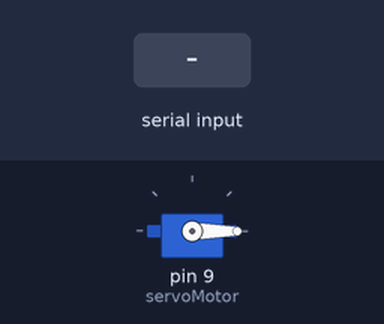
Recording of a sketch running on a simulated Arduino Uno, built with avr-gcc and run on an emulated ATmega328P. Parts: servo. The inputs (shaded band) are chosen by the test bench.

Above: at 1.2 s.
1.3 s: byte 1 (1) received over Serial
At 2.07 s:
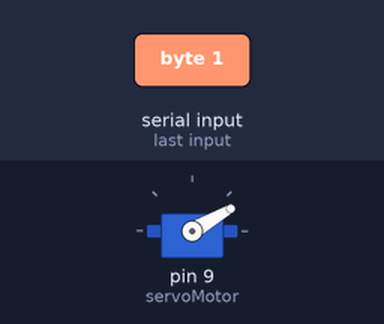
At 6.7 s:
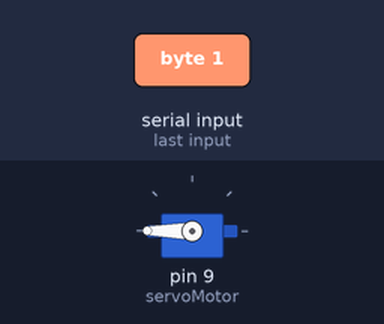
Timing chart, 0 to 8.2 s (numbered marks = the images above; inputs shaded):
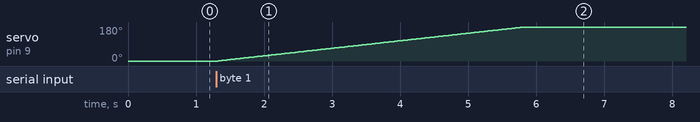

The sketch:

sketch_nov19a.ino
```cpp
// Incluímos la librería para poder controlar el servo
#include <Servo.h>

// Declaramos la variable para controlar el servo
Servo servoMotor;

void setup() {
  // Iniciamos el monitor serie para mostrar el resultado
  Serial.begin(9600);

  // Iniciamos el servo para que empiece a trabajar con el pin 9
  servoMotor.attach(9);

  // Inicializamos al ángulo 0 el servomotor
  servoMotor.write(0);
}

void loop() {
char Tecla=Serial.read();
  // Vamos a tener dos bucles uno para mover en sentido positivo y otro en sentido negativo
  // Para el sentido positivo
  if(Tecla ==1)
  {
  for (int i = 0; i <= 180; i++)
  {
    // Desplazamos al ángulo correspondiente
    servoMotor.write(i);
    delay(25);
  }
  }
}
```

Measured:
- after the input at 1.3 s, servo on pin 9 (servoMotor): moves from 0° to 180° over 4.5 s, starting at once
